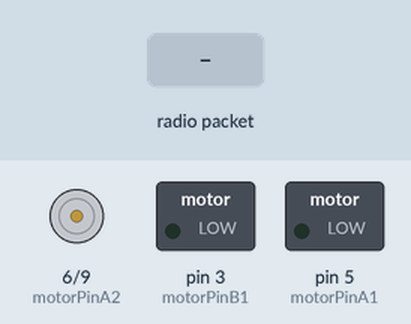
Simulated run of this program. Board: Arduino Nano, built with avr-gcc and run on an emulated ATmega328P. Shown: motor-driver pin pairs drawn as motors (green arrow = first pin HIGH = forward, orange = second pin HIGH = backward, longer = more drive), switched loads named in the program (green lamp = pin HIGH). The inputs (shaded band) are chosen by the test bench. No radio packets arrive unless stated; what the program prints to the serial monitor is not drawn.

Above: at 1.2 s.
1.3 s: radio packet "90" arrives
At 1.7 s:
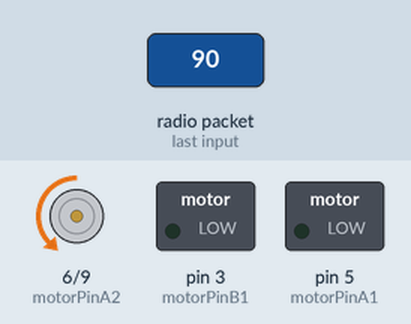
3.3 s: radio packet "200" arrives
At 3.7 s:
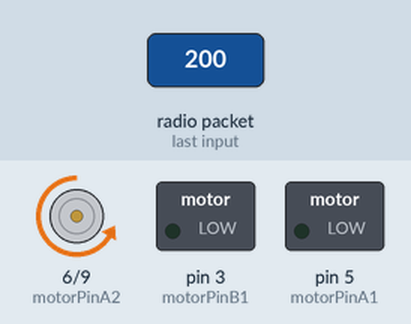
Timing chart, 0 to 6.3 s (numbered marks = the images above; inputs shaded):
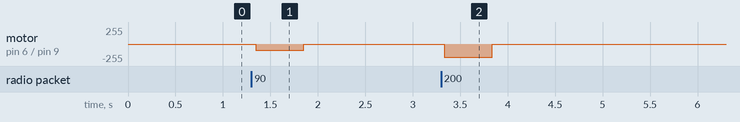

Measured:
- after the input at 1.3 s, motor on pin 6 (motorPinA2) / pin 9 (motorPinB2): stopped → backward 90/255 after 0.05 s, → stopped 0.50 s later
- after the input at 3.3 s, motor on pin 6 (motorPinA2) / pin 9 (motorPinB2): stopped → backward 200/255 at once, → stopped 0.50 s later

The program:

main.cpp
```cpp
#include <SPI.h>
#include <RF24.h>

RF24 radio(10,8); // CE, CSN
int motorPinA1 = 5;
int motorPinA2 = 6;
int motorPinB1 = 3;
int motorPinB2 = 9;
const byte address[6] = "00001";

unsigned long lastReceiveTime = 0;
const unsigned long signalTimeout = 500; //ms

void stopMotors() {
  analogWrite(motorPinA1, 0);
  analogWrite(motorPinA2, 0);
  analogWrite(motorPinB1, 0);
  analogWrite(motorPinB2, 0);
}

void setup()
{
  Serial.begin(9600);
  radio.begin();
  radio.openReadingPipe(0, address);
  radio.setPALevel(RF24_PA_LOW);
  radio.startListening();

  radio.setChannel(108);
  radio.setDataRate(RF24_250KBPS);

  pinMode(motorPinA1, OUTPUT);
  pinMode(motorPinA2, OUTPUT);
  pinMode(motorPinB1, OUTPUT);
  pinMode(motorPinB2, OUTPUT);

  stopMotors();
  Serial.println("Receiver ready");
}

void loop()
{
  if (radio.available())
  {
    char text[32] = "";
    radio.read(&text, sizeof(text));
    Serial.print("Received: ");
    Serial.println(text);

    int left_track = 0, right_track = 0;
    sscanf(text, "%d;%d", &left_track, &right_track);

    Serial.print("left: ");
    Serial.println(left_track);
    Serial.print("right: ");
    Serial.println(right_track);

    lastReceiveTime = millis(); // Обновляем таймер

    // ====== Dead zone ======
    if (abs(left_track) < 10 && abs(right_track) < 10) {
      stopMotors();
      return;
    }

    // ====== Left Track ======
    int leftPWM = constrain(abs(left_track), 0, 255);
    if (left_track > 0) {
      analogWrite(motorPinB1, 0);
      analogWrite(motorPinB2, leftPWM);
    } else {
      analogWrite(motorPinB2, 0);
      analogWrite(motorPinB1, leftPWM);
    }

    // ====== Right Track ======
    int rightPWM = constrain(abs(right_track), 0, 255);
    if (right_track > 0) {
      analogWrite(motorPinA1, 0);
      analogWrite(motorPinA2, rightPWM);
    } else {
      analogWrite(motorPinA2, 0);
      analogWrite(motorPinA1, rightPWM);
    }
  }

  // timeout
  if (millis() - lastReceiveTime > signalTimeout) {
    stopMotors();
    Serial.println("No signal — motors stopped!");
  }

  delay(20);
}
```
